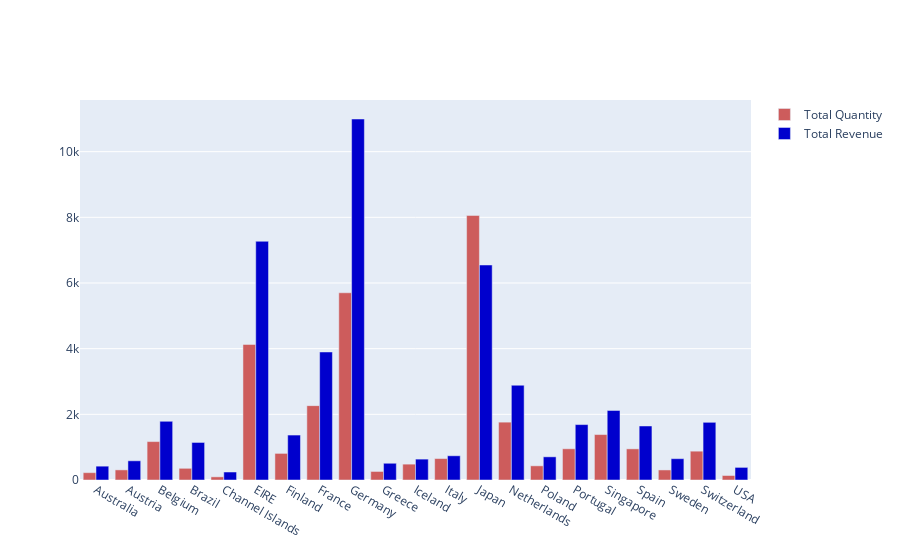

Notebook code cell kept with this figure:
### Markdown cell above
## 1. Create an interactive bar chart showing total quantity and revenue by country (excluding United Kingdom) for the month of April 2011.

### Code cell
data['InvoiceDate'] = pd.to_datetime(data['InvoiceDate'])

filtered_data = data[
(data["InvoiceDate"].dt.year == 2011) & 
(data['InvoiceDate'].dt.month == 4) &
(data['Country'] != 'United Kingdom')
]

# Group the filtered data by 'Country' and calculate the total Quantity and Revenue

country_totals = filtered_data.groupby("Country", as_index=False)[["Quantity", "Revenue"]].sum()

# Display the resulting DataFrame
print(country_totals)

# Create a bar chart with Plotly Express
fig = go.Figure()

# Step 2: Add a trace for Total Quantity.
fig.add_trace(go.Bar(
    x=country_totals["Country"],
    y=country_totals["Quantity"],
    name='Total Quantity',
    marker_color='indianred'
))

# Step 3: Add a trace for Total Revenue to the same figure.
fig.add_trace(go.Bar(
    x=country_totals["Country"],
    y=country_totals["Revenue"],
    name='Total Revenue',
    marker_color='mediumblue'
))

### Figure 1 — Plotly figure (JSON) as saved in the notebook; plotly's stock layout.template omitted (floating-point values rounded to 4 significant figures)
{"data": [{"marker": {"color": "indianred"}, "name": "Total Quantity", "type": "bar", "x": ["Australia", "Austria", "Belgium", "Brazil", "Channel Islands", "EIRE", "Finland", "France", "Germany", "Greece", "Iceland", "Italy", "Japan", "Netherlands", "Poland", "Portugal", "Singapore", "Spain", "Sweden", "Switzerland", "USA"], "y": [224, 308, 1170, 356, 96, 4129, 810, 2265, 5702, 260, 483, 653, 8058, 1762, 432, 951, 1384, 948, 306, 878, 137]}, {"marker": {"color": "mediumblue"}, "name": "Total Revenue", "type": "bar", "x": ["Australia", "Austria", "Belgium", "Brazil", "Channel Islands", "EIRE", "Finland", "France", "Germany", "Greece", "Iceland", "Italy", "Japan", "Netherlands", "Poland", "Portugal", "Singapore", "Spain", "Sweden", "Switzerland", "USA"], "y": [421.6, 584.8, 1788.0, 1144.0, 243.0, 7270.0, 1369.0, 3899.0, 10990.0, 509.7, 636.2, 737.8, 6548.0, 2887.0, 705.8, 1688.0, 2119.0, 1646.0, 649.1, 1757.0, 383.9]}], "layout": {}}
